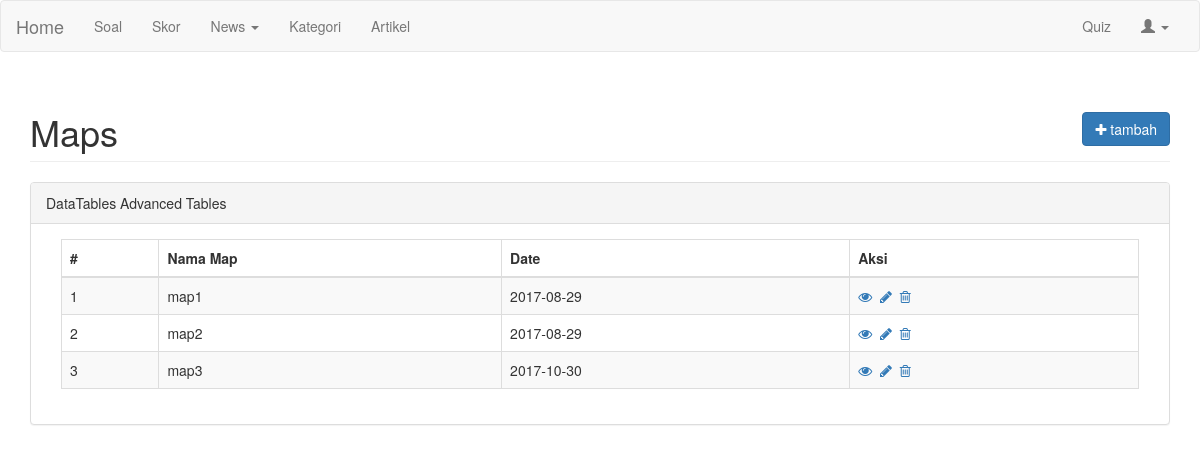
The app's page /index.php/pinit with its own data.
### tables this page shows
CREATE TABLE `map` (
  `id` int(11) NOT NULL,
  `nama_map` varchar(255) NOT NULL,
  `image` varchar(255) NOT NULL,
  `date` date NOT NULL
);

### application/controllers/pinit.php (called while the page is built, shortened)
<?php if ( ! defined('BASEPATH')) exit('No direct script access allowed');
class Pinit extends CI_Controller {
	function __construct(){
        $this->load->model(array('M_map', 'app_model'));
		$this->load->library(array('session', 'form_validation', 'upload', 'user_agent', 'email'));
        $this->load->helper(array('url', 'form', 'text', 'html', 'security', 'file', 'directory', 'number', 'date', 'download'));
	}
    function index(){
        $this->go($param1 = '', $param2 = '', $param3 = '');
    }
    function go($param1 = '', $param2 = '', $param3 = '')
    {
        $data_page['data_map'] = $this->M_map->getMap();
        $data_page['page_name']  = 'customer';
        $data_page['page_title'] = 'manage map';
        $this->load->view('pin', $data_page);
    }
}

### index.php (called while the page is built, shortened)
<?php
require_once BASEPATH.'core/CodeIgniter.php';

### application/models/M_map.php (called while the page is built, shortened)
<?php
class M_map extends CI_Model {
	var $table = 'map';
    function getMap() {
    	$getb = $this->db->get($this->table);
    	return $getb;
    }
}

### application/views/pin.php (the view, shortened to what this page needs)
<!DOCTYPE html>
<html lang="en">
<head>
    <link href="<?php echo base_url();?>assets/bootstrap/css/bootstrap.css" rel="stylesheet">
    <link rel="stylesheet" type="text/css" href="<?php echo base_url();?>assets/css/toastr.css">
    <link href="<?php echo base_url();?>assets/css/dataTables.bootstrap.css" rel="stylesheet">
    <link rel="stylesheet" type="text/css" href="<?php echo base_url();?>assets/font-awesome/css/font-awesome.css">
</head>
<body>
<div class="container">
    <div id="wrapper">
        <div id="page-wrapper">
            <div class="row">
                <div class="col-lg-12">
                    <h1 class="page-header">Maps
                        <div class="pull-right">
                            <a href="#" onclick="showAjaxModal('<?php echo base_url();?>modal/popup/modal_map_add/');" class="btn btn-primary pull-right"><i class="fa fa-plus"></i> tambah</a>
                        </div>
                    </h1>
                </div>
            </div>
            <div class="row">
                <div class="col-lg-12">
                    <div class="panel panel-default">
                        <div class="panel-heading">
                            DataTables Advanced Tables
                        </div>
                        <div class="panel-body">
                            <div class="table-responsive col-lg-12">
                                <table class="table table-striped table-bordered table-hover" id="dataTables-example">
                                    <thead>
                                        <tr>
                                            <th>#</th>
                                            <th>Nama Map</th>
                                            <th>Date</th>
                                            <th>Aksi</th>
                                        </tr>
                                    </thead>
                                    <tbody>
                                    	<?php
											$no=1;
											foreach($data_map->result() as $row){
										?>
	                                        <tr class="">
	                                            <td><?php echo $no++;?></td>
	                                            <td><?php echo $row->nama_map;?></td>
	                                            <td class="center"><?php echo $row->date;?></td>
                                                <td>
                                                	<a href="<?php echo base_url();?>pinit/show/<?php echo $row->id;?>" class="icon huge" title="show"><i class="fa fa-eye"></i></a>&nbsp;
                                                    <a href="#" onclick="showAjaxModal('<?php echo base_url();?>modal/popup/modal_map_edit/<?php echo $row->id;?>');" class="icon huge" title="edit"><i class="fa fa-pencil"></i></a>&nbsp;
                                                    <a href="#" onclick="confirm_modal('<?php echo base_url();?>pinit/go/delete/<?php echo $row->id;?>');" class="icon huge" data-toggle="modal" title="remove"><i class="fa fa-trash-o"></i></a>&nbsp;
                                                </td>
	                                        </tr>
	                                        <?php } ?>
                                    </tbody>
                                </table>
                            </div>
                        </div>
                    </div>
                </div>
            </div>
        </div>
    </div>
</div>
</body>
</html>

### records on screen
map: nama_map "map1", date "2017-08-29"
map: nama_map "map2", date "2017-08-29"
map: nama_map "map3", date "2017-10-30"
